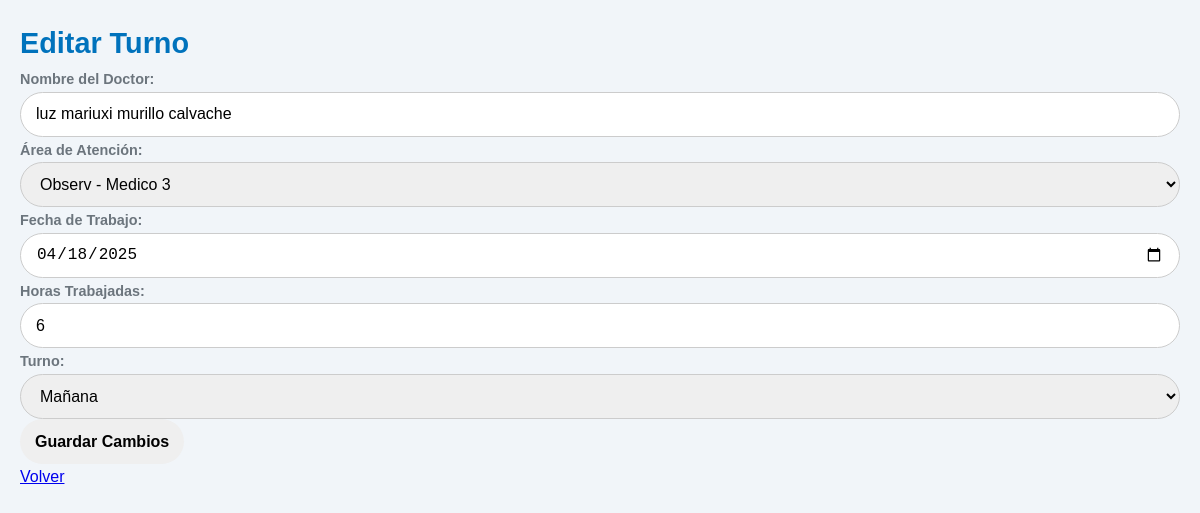
The page /editar/4 on the database its author committed.
### app.py (models this page shows)
class Turno(db.Model):
    id = db.Column(db.Integer, primary_key=True)
    doctor = db.Column(db.String(100), nullable=False)
    area = db.Column(db.String(100), nullable=False)
    fecha_trabajo = db.Column(db.Date, nullable=False)
    horas_trabajadas = db.Column(db.Integer, nullable=False, default=6)
    turno = db.Column(db.String(10), nullable=False)
    tipo_horas = db.Column(db.String(10), nullable=False)

### app.py (the view, shortened to what this page needs)
@app.route("/editar/<int:id>", methods=["GET", "POST"])
def editar(id):
    turno = Turno.query.get(id)
    if not turno:
        return redirect(url_for("turnos"))
    return render_template("editar.html", turno=turno, opciones=opciones)

### templates/editar.html (shortened to what this page needs)
<!DOCTYPE html>
<html lang="es">
<head>
    <link rel="stylesheet" href="{{ url_for('static', filename='styles.css') }}">
</head>
<body>
    <h1>Editar Turno</h1>
    <form action="/editar/{{ turno.id }}" method="POST">
        <label for="nombre">Nombre del Doctor:</label>
        <input type="text" id="nombre" name="nombre" value="{{ turno.doctor }}" required>
        <label for="area">Área de Atención:</label>
        <select id="area" name="area" required>
            {% for opcion in opciones %}
                <option value="{{ opcion }}" {% if opcion == turno.area %}selected{% endif %}>{{ opcion }}</option>
            {% endfor %}
        </select>
        <label for="fecha_trabajo">Fecha de Trabajo:</label>
        <input type="date" id="fecha_trabajo" name="fecha_trabajo" value="{{ turno.fecha_trabajo }}" required>
        <label for="horas_trabajadas">Horas Trabajadas:</label>
        <input type="number" id="horas_trabajadas" name="horas_trabajadas" min="1" max="24" value="{{ turno.horas_trabajadas }}" required>
        <label for="turno">Turno:</label>
        <select id="turno" name="turno" required>
            <option value="Mañana" {% if turno.turno == "Mañana" %}selected{% endif %}>Mañana</option>
        </select>
        <button type="submit">Guardar Cambios</button>
    </form>
    <a href="/">Volver</a>
</body>
</html>

### static/styles.css (style rules this page uses)
:root { --primary-color: #0072BC; --secondary-color: #6c757d; --success-color: #28a745; --danger-color: #DC3545; --light-color: #f8f9fa; --dark-color: #343a40; --border-radius: 5px; --box-shadow: 0 2px 10px rgba(0, 0, 0, 0.1); --input-radius: 25px; }
body { font-family: "Trebuchet MS", "Arial", sans-serif; font-size: 16px; background-color: #f1f5f9; margin: 0; padding: 20px; line-height: 1.6; }
h1 { font-size: 1.8rem; color: var(--primary-color); margin: 0; }
label { font-weight: bold; color: var(--secondary-color); font-size: 0.9rem; }
select, input { width: 100%; padding: 10px 15px; border: 1px solid #ccc; border-radius: var(--input-radius); font-size: 1rem; box-sizing: border-box; height: 45px; }
button, .btn { display: inline-flex; align-items: center; justify-content: center; gap: 8px; padding: 10px 15px; border: none; border-radius: var(--input-radius); font-size: 1rem; cursor: pointer; transition: all 0.3s ease; text-decoration: none; height: 45px; font-weight: bold; }

### rows shown on the page
Turno: nombre "luz mariuxi murillo calvache", area "Observ - Medico 3", fecha_trabajo "04/18/2025", horas_trabajadas "6", turno "Mañana"
